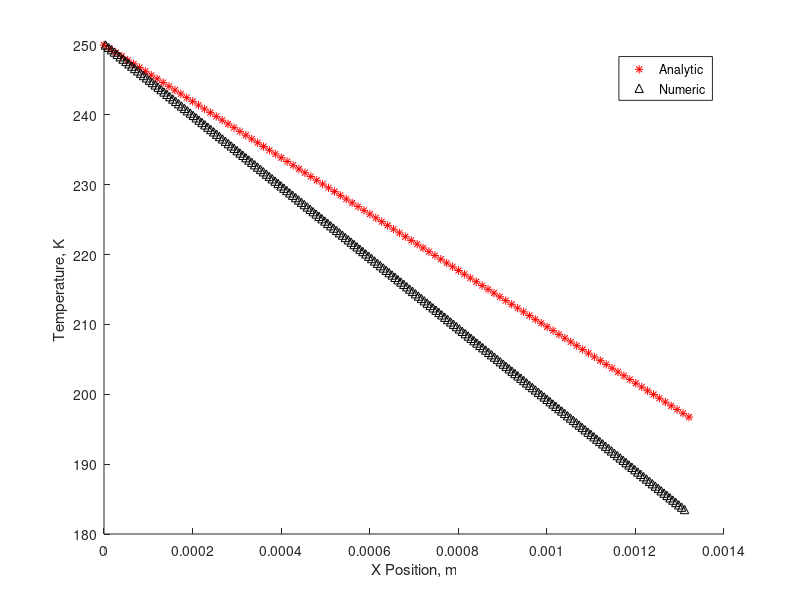

The MATLAB script that drew this image:
% Programmer:  James L. Armes
% Analytic Solution Modeling for TEM Model Validation
clear all; clc;
A = 1.9516*10^-6;
L = 0.00132080;
k = 1.48;
I = 2.00;
sigma = 1*10^5;
x = linspace(0,L);
Th = 250;
J=I/A;
rhoe = 1/sigma;
alph = 2.0*10^-4;


T_analytic = Th - (alph*J*Th*x)/(1+alph*J*L)

M = csvread('T_Mid_T.csv',1,0);
Y = M(:,2);
T_numeric = M(:,3);
figure(2); hold on;
plot(x, T_analytic,'r*'); xlabel('X Position, m'); ylabel('Temperature, K');
plot(Y, T_numeric, 'k^'); legend('Analytic','Numeric');